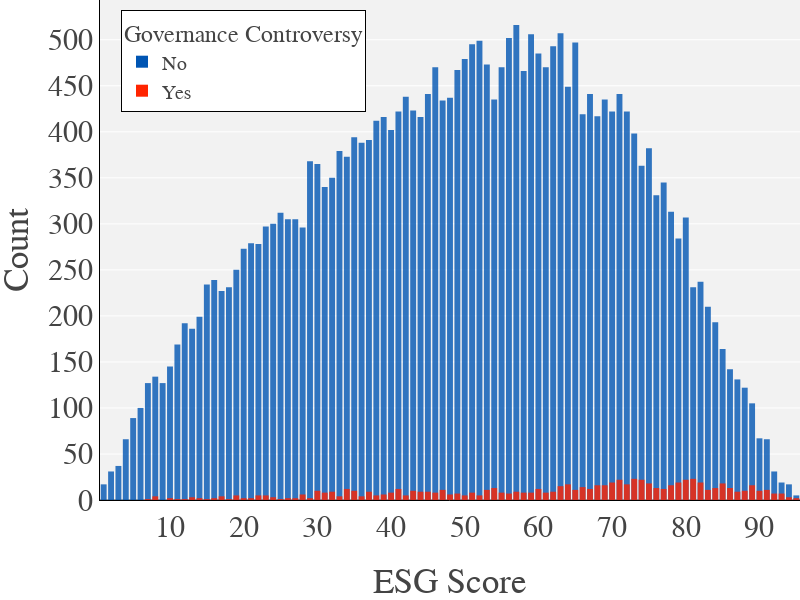

The cell this chart's notebook holds for it:
### Code cell
# Plot Social Controversy by ESG Score
fig_governance = px.bar(df_governance_esg,y='ESG Controversies Score', x='ESG Score',
                           color='Governance_controversy_binary', 
                           barmode = 'overlay', 
                           opacity=0.8, 
                           width=800, 
                           height=600)
#title='Governance Controversy Count by ESG Scores', 

fig_governance.update_yaxes(title = 'Count', dtick = 50,)
fig_governance.update_xaxes(title = 'ESG Score', dtick = 10)

fig_governance.update_layout(legend_title="Governance Controversy")

name_list = ['No', 'Yes']
for i,trace in enumerate (fig_governance.data):
  trace.update(name=name_list[i])

fig_governance.show()

fig_governance.write_image("images/descriptives/governance_by_esg_unlagged.png")

pio.write_image(fig_governance, 'images/descriptives/governance_by_esg_unlagged.png', scale=5, width=800, height=600)

### Figure 1 — Plotly figure (JSON) as saved in the notebook; plotly's stock layout.template omitted (floating-point values rounded to 4 significant figures)
{"data": [{"alignmentgroup": "True", "hovertemplate": "Governance_controversy_binary=0<br>ESG Score=%{x}<br>ESG Controversies Score=%{y}<extra></extra>", "legendgroup": "0", "marker": {"color": "#0055B3", "opacity": 0.8, "pattern": {"shape": ""}}, "name": "No", "offsetgroup": "0", "orientation": "v", "showlegend": true, "textposition": "auto", "type": "bar", "x": [1, 2, 3, 4, 5, 6, 7, 8, 9, 10, 11, 12, 13, 14, 15, 16, 17, 18, 19, 20, 21, 22, 23, 24, 25, 26, 27, 28, 29, 30, 31, 32, 33, 34, 35, 36, 37, 38, 39, 40, 41, 42, 43, 44, 45, 46, 47, 48, 49, 50, 51, 52, 53, 54, 55, 56, 57, 58, 59, 60, 61, 62, 63, 64, 65, 66, 67, 68, 69, 70, 71, 72, 73, 74, 75, 76, 77, 78, 79, 80, 81, 82, 83, 84, 85, 86, 87, 88, 89, 90, 91, 92, 93, 94, 95], "xaxis": "x", "y": [17, 31, 37, 66, 89, 100, 127, 134, 127, 145, 169, 192, 186, 199, 234, 239, 227, 231, 250, 273, 279, 278, 297, 300, 312, 305, 305, 296, 368, 365, 340, 350, 379, 373, 394, 388, 391, 412, 416, 402, 422, 438, 423, 416, 441, 470, 434, 437, 467, 479, 495, 499, 473, 435, 470, 502, 516, 466, 506, 485, 470, 493, 507, 449, 497, 419, 441, 417, 435, 422, 441, 422, 398, 363, 382, 331, 345, 313, 284, 307, 231, 237, 210, 193, 164, 142, 131, 122, 105, 67, 66, 31, 19, 17, 5], "yaxis": "y"}, {"alignmentgroup": "True", "hovertemplate": "Governance_controversy_binary=1<br>ESG Score=%{x}<br>ESG Controversies Score=%{y}<extra></extra>", "legendgroup": "1", "marker": {"color": "#FF2400", "opacity": 0.8, "pattern": {"shape": ""}}, "name": "Yes", "offsetgroup": "1", "orientation": "v", "showlegend": true, "textposition": "auto", "type": "bar", "x": [7, 8, 10, 11, 12, 13, 14, 15, 16, 17, 18, 19, 20, 21, 22, 23, 24, 25, 26, 27, 28, 29, 30, 31, 32, 33, 34, 35, 36, 37, 38, 39, 40, 41, 42, 43, 44, 45, 46, 47, 48, 49, 50, 51, 52, 53, 54, 55, 56, 57, 58, 59, 60, 61, 62, 63, 64, 65, 66, 67, 68, 69, 70, 71, 72, 73, 74, 75, 76, 77, 78, 79, 80, 81, 82, 83, 84, 85, 86, 87, 88, 89, 90, 91, 92, 93, 94, 95], "xaxis": "x", "y": [1, 4, 2, 1, 1, 3, 2, 1, 2, 4, 1, 5, 2, 2, 5, 5, 3, 1, 2, 2, 6, 2, 10, 8, 9, 4, 12, 10, 4, 9, 5, 6, 8, 12, 5, 10, 9, 9, 8, 11, 6, 7, 5, 8, 5, 11, 13, 8, 7, 9, 8, 8, 12, 8, 9, 15, 17, 11, 14, 12, 16, 16, 19, 22, 17, 23, 22, 18, 13, 12, 16, 19, 22, 23, 19, 11, 13, 18, 13, 9, 10, 16, 10, 11, 7, 7, 3, 2], "yaxis": "y"}], "layout": {"barmode": "overlay", "height": 600, "legend": {"title": {"text": "Governance Controversy"}, "tracegroupgap": 0}, "width": 800, "xaxis": {"anchor": "y", "domain": [0, 1], "dtick": 10, "title": {"text": "ESG Score"}}, "yaxis": {"anchor": "x", "domain": [0, 1], "dtick": 50, "title": {"text": "Count"}}}}
